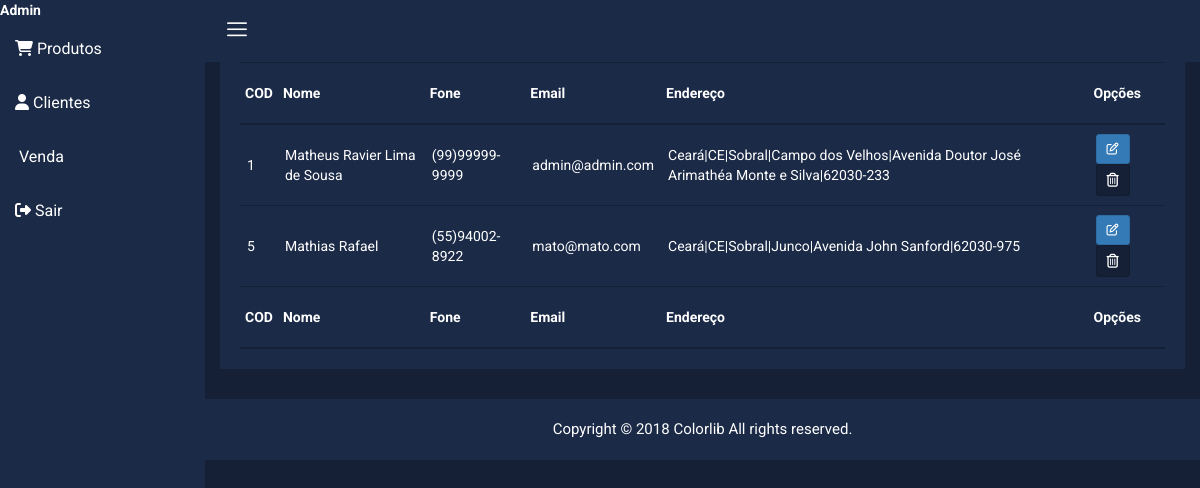
Before: /admins/cli-busca.php with the older database file.
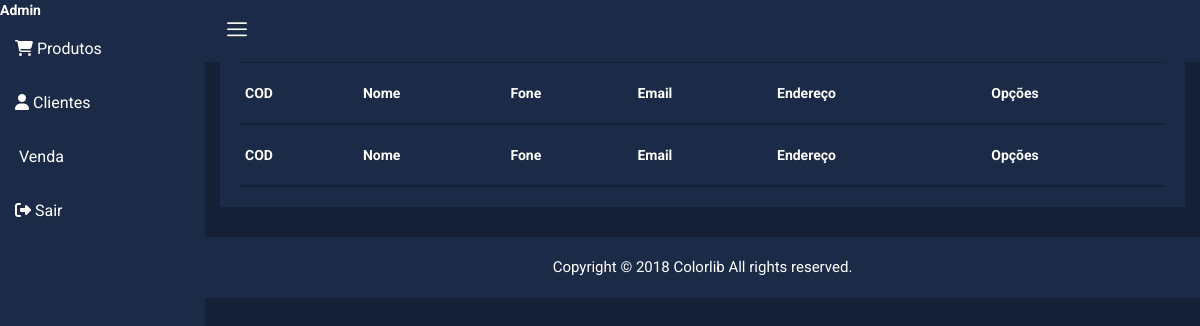
After: the same page with the newer database file.
### tables this page shows
CREATE TABLE `tbcliente` (
  `codcli` int(11) UNSIGNED NOT NULL,
  `nome` varchar(60) NOT NULL,
  `cpf` varchar(14) NOT NULL,
  `fone` varchar(14) NOT NULL,
  `email` varchar(100) NOT NULL,
  `senha` varchar(50) NOT NULL,
  `nasc` date DEFAULT NULL,
  `CEP` varchar(9) NOT NULL,
  `estado` varchar(100) NOT NULL,
  `cidade` varchar(150) NOT NULL,
  `bairro` varchar(150) NOT NULL,
  `rua` varchar(150) NOT NULL,
  `numero` int(10) DEFAULT NULL,
  `complemento` varchar(15) DEFAULT NULL COMMENT 'apartamento, bloco, lote, andar, sala, casa'
);

### admins/cli-busca.php (the view, shortened to what this page needs)
<!doctype html>
<html class="no-js" lang="en">
<head>
    <link rel="stylesheet" href="css/bootstrap.min.css">
    <link rel="stylesheet" href="css/font-awesome.min.css">
    <link rel="stylesheet" href="css/nalika-icon.css">
    <link rel="stylesheet" href="css/owl.carousel.css">
    <link rel="stylesheet" href="css/owl.theme.css">
    <link rel="stylesheet" href="css/owl.transitions.css">
    <link rel="stylesheet" href="css/animate.css">
    <link rel="stylesheet" href="css/normalize.css">
    <link rel="stylesheet" href="css/meanmenu.min.css">
    <link rel="stylesheet" href="css/main.css">
    <link rel="stylesheet" href="css/morrisjs/morris.css">
    <link rel="stylesheet" href="css/scrollbar/jquery.mCustomScrollbar.min.css">
    <link rel="stylesheet" href="css/metisMenu/metisMenu.min.css">
    <link rel="stylesheet" href="css/metisMenu/metisMenu-vertical.css">
    <link rel="stylesheet" href="css/calendar/fullcalendar.min.css">
    <link rel="stylesheet" href="css/calendar/fullcalendar.print.min.css">
    <link rel="stylesheet" href="style.css">
    <link rel="stylesheet" href="css/responsive.css">
    <link href="../fontawesome/css/all.css" rel="stylesheet">
</head>
<body>
    <div class="left-sidebar-pro">
        <nav id="sidebar" class="">
            <div class="left-custom-menu-adp-wrap comment-scrollbar"><strong>Admin</strong>
                <nav class="sidebar-nav left-sidebar-menu-pro">
                    <ul class="metismenu" id="menu1">
                                <li><a href="product-busca.php"><i class='fas fa-shopping-cart'></i><span class="mini-sub-pro"> Produtos</span></a></li>
                                <li><a href="cli-busca.php"><i class='fas fa-user'></i><span class="mini-sub-pro"> Clientes</span></a></li>
                                <li><a href="venda-busca.php"><i class='fas fa-money'></i><span class="mini-sub-pro"> Venda</span></a></li>
                                <li><a href='sair.php'><i class='fas fa-sign-out-alt'></i><span class="mini-sub-pro"> Sair</span></a></li>
                    </ul>
                </nav>
            </div>
        </nav>
    </div>
    <div class="all-content-wrapper">
        <div class="header-advance-area">
            <div class="header-top-area">
                <div class="container-fluid">
                    <div class="row">
                        <div class="col-lg-12 col-md-12 col-sm-12 col-xs-12">
                            <div class="header-top-wraper">
                                <div class="row">
                                    <div class="col-lg-1 col-md-0 col-sm-1 col-xs-12">
                                        <div class="menu-switcher-pro">
                                            <button type="button" id="sidebarCollapse" class="btn bar-button-pro header-drl-controller-btn btn-info navbar-btn">
													<i class="icon nalika-menu-task"></i>
												</button>
                                        </div>
                                    </div>
                                </div>
                            </div>
                        </div>
                    </div>
                </div>
            </div>
        </div>
        <div class="product-status mg-b-30">
            <div class="container-fluid">
                <div class="row">
                    <div class="col-lg-12 col-md-12 col-sm-12 col-xs-12">
                        <div class="product-status-wrap">
                            <h4>Products List</h4>
                            <div class="add-product">
                                <a href="product-edit.html">Add Product</a>
                            </div>
                            <table id="example1">
                                <tr>
                                    <th>COD</th>
                                    <th>Nome</th>
                                    <th>Fone</th>
                                    <th>Email</th>
                                    <th>Endereço</th>
                                    <th>Opções</th>
                                </tr>
                                <tbody id="tbcli">
                                <?php
                                    include '../banco/banco.php';
                                    $sql = "select * from tbcliente";
                                    $consulta = $conexao->query($sql);
                                    if($consulta){
                                        if ($consulta->num_rows > 0){
                                            while($linha=$consulta->fetch_array(MYSQLI_ASSOC)){
                                            echo' <tr>
                                            <td>'.$linha['codcli'].'</td>
                                            <td>'.$linha['nome'].'</td>
                                            <td>'.$linha['fone'].'</td>
                                            <td>'.$linha['email'].'</td>
                                            <td>'.$linha['estado'].'|'.$linha['cidade'].'|'.$linha['bairro'].'|'.$linha['rua'].'|'.$linha['CEP'].'</td>
                                            <td>
                                            <a href="altclient.php?id='.$linha['codcli'].'" title="Alterar" class="btn btn-sm btn-primary"> <i class="fa fa-edit"></i></a>
                                            <button data-toggle="tooltip" id="'.$linha['codcli'].'" title="Trash" class="pd-setting-ed"><i class="fa fa-trash-o" aria-hidden="true"></i></button>
                                            </td>
                                            </tr>';
                                        }
                                        }
                                    }
                                ?>
                                </tbody>
                                <tfoot>
                                <tr>
                                    <th>COD</th>
                                    <th>Nome</th>
                                    <th>Fone</th>
                                    <th>Email</th>
                                    <th>Endereço</th>
                                    <th>Opções</th>
                                </tr>
                                </tfoot>
                            </table>
                        </div>
                    </div>
                </div>
            </div>
        </div>
        <div class="footer-copyright-area">
            <div class="container-fluid">
                <div class="row">
                    <div class="col-lg-12">
                        <div class="footer-copy-right">
                            <p>Copyright © 2018 <a href="https://colorlib.com/wp/templates/">Colorlib</a> All rights reserved.</p>
                        </div>
                    </div>
                </div>
            </div>
        </div>
    </div>
</body>
</html>

### admins/css/main.css (style rules this page uses)
html { color: #222; font-size: 1em; line-height: 1.4; }

### admins/css/metisMenu/metisMenu-vertical.css (style rules this page uses)
.sidebar-nav { background: #fff; }
.sidebar-nav ul { padding: 0; margin: 0; list-style: none; background: #1b2a47; }
.sidebar-nav .metismenu { background: #1b2a47; display: -webkit-box; display: -ms-flexbox; display: flex; -webkit-box-orient: vertical; -webkit-box-direction: normal; -ms-flex-direction: column; flex-direction: column; }
.sidebar-nav .metismenu li + li { margin-top: 5px; }
.sidebar-nav .metismenu li:first-child { margin-top: 5px; }
.sidebar-nav .metismenu li:last-child { margin-bottom: 5px; }
.sidebar-nav .metismenu > li { display: -webkit-box; display: -ms-flexbox; display: flex; -webkit-box-orient: vertical; -webkit-box-direction: normal; -ms-flex-direction: column; flex-direction: column; position: relative; }
.sidebar-nav .metismenu a { position: relative; display: block; padding: 13px 15px; color: #fff; outline-width: 0; transition: all .3s ease-out; font-size:16px; }

Changed rows visible on the page:
removed tbcliente: codcli "1", nome "Matheus Ravier Lima de Sousa", fone "(99)99999-9999", email "admin@admin.com", estado "Ceará|CE", cidade "Sobral", bairro "Campo dos Velhos", rua "Avenida Doutor José Arimathéa Monte e Silva", CEP "62030-233"
removed tbcliente: codcli "5", nome "Mathias Rafael", fone "(55)94002-8922", email "mato@mato.com", estado "Ceará|CE", cidade "Sobral", bairro "Junco", rua "Avenida John Sanford", CEP "62030-975"
